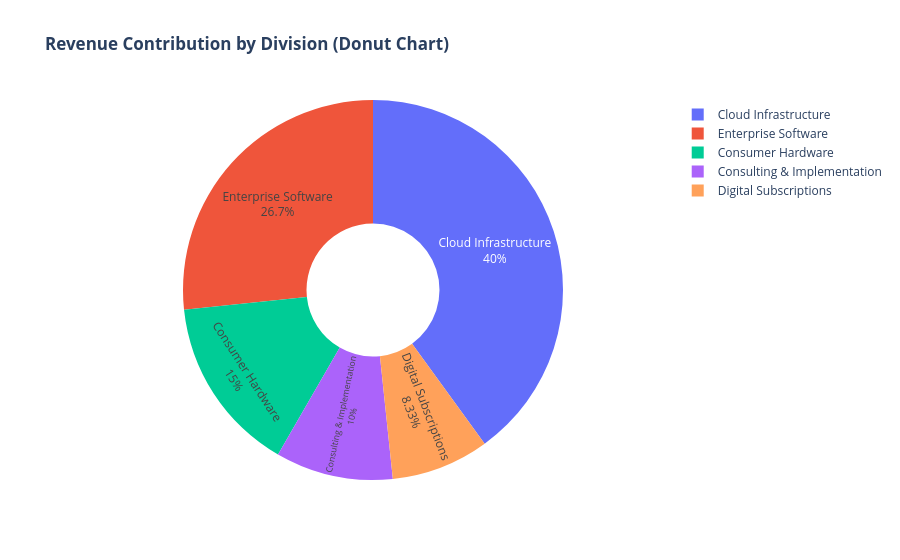

The notebook cell saved with this chart:
### Markdown cell above
## 7. Plotly Express Visualizations (Donut Chart & Treemap)

Plotly Express provides modern interactive alternatives for composition analysis:
1. **Donut Chart (`px.pie` with `hole` parameter):** Slices represent proportions; the central cutout improves scannability compared to traditional solid pies.
2. **Treemap (`px.treemap`):** Employs nested rectangles whose areas are proportional to revenue, making area comparisons intuitive and scalable.

### Code cell
# Visualization 1: Modern Interactive Donut Chart
fig_donut = px.pie(
    df,
    names="category",
    values="revenue",
    hole=0.35, # Modern donut cutout
    title="<b>Revenue Contribution by Division (Donut Chart)</b>",
    labels={"revenue": "Revenue ($)", "category": "Division"}
)

fig_donut.update_traces(
    textposition="inside",
    textinfo="percent+label",
    hovertemplate="<b>%{label}</b><br>Revenue: $%{value:,.0f}<br>Share: %{percent:.1%}<extra></extra>"
)
fig_donut.update_layout(template="plotly_white")
fig_donut.show()

### Figure 1 — Plotly figure (JSON) as saved in the notebook; plotly's stock layout.template omitted (floating-point values rounded to 4 significant figures)
{"data": [{"domain": {"x": [0, 1], "y": [0, 1]}, "hole": 0.35, "hovertemplate": "<b>%{label}</b><br>Revenue: $%{value:,.0f}<br>Share: %{percent:.1%}<extra></extra>", "labels": ["Cloud Infrastructure", "Enterprise Software", "Consumer Hardware", "Consulting & Implementation", "Digital Subscriptions"], "legendgroup": "", "name": "", "showlegend": true, "textinfo": "percent+label", "textposition": "inside", "type": "pie", "values": [48000000, 32000000, 18000000, 12000000, 10000000]}], "layout": {"legend": {"tracegroupgap": 0}, "title": {"text": "<b>Revenue Contribution by Division (Donut Chart)</b>"}}}
